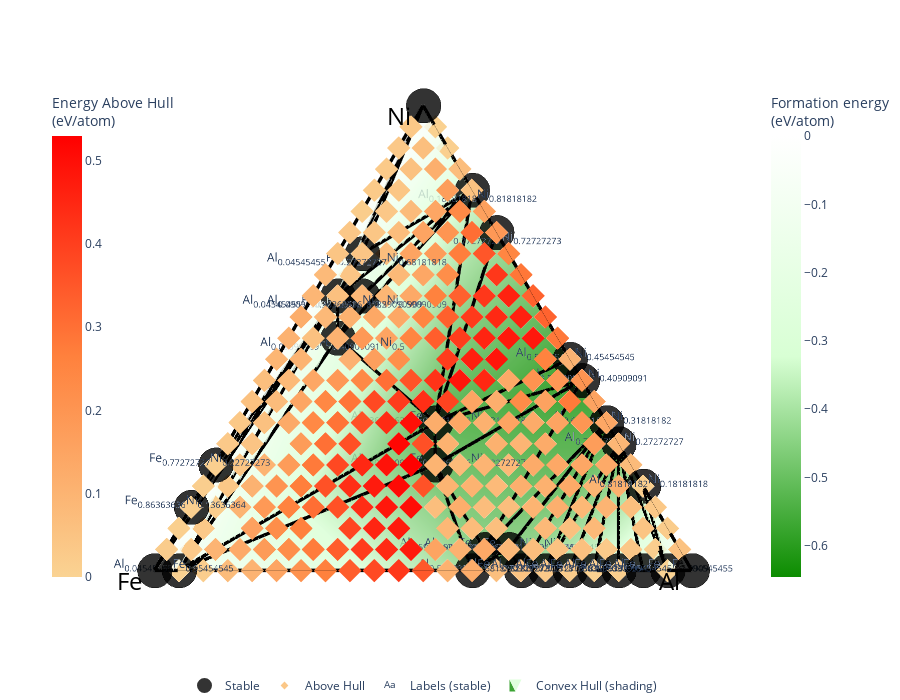

The notebook cell saved with this chart:
### Markdown cell above
## Ploting

### Code cell
# Load the data
merged_df = pd.read_csv('poscar_concentrations_updated_with_Formation_H.csv')

# Assuming the data contains 'Name', 'H_formation_column', and the concentration columns for elements
name_column = merged_df['Name']  # Replace with the actual column name if different
H_formation_column = 'Formation_H'  # Replace with the actual column name if different
element_columns = [col for col in merged_df.columns if 'Concentration (%)' in col]

# Create a list of ComputedEntry objects for Phase Diagram
entries = []

for _, row in merged_df.iterrows():
    # Create a composition dictionary for the current entry
    comp_dict = {element.split(' ')[0]: row[element] / 100 for element in element_columns if pd.notna(row[element])}
    
    # Create the Composition object
    composition = Composition.from_dict(comp_dict)
    
    # Get the formation energy value
    formation_energy = row[H_formation_column]
    
    # Create a ComputedEntry object
    entry = ComputedEntry(composition, formation_energy)
    entries.append(entry)



# Create the phase diagram from the entries
PD = PhaseDiagram(entries)

# Plot the phase diagram using PDPlotter
plotter = PDPlotter(PD, show_unstable=True)

# Display the plot
plotter.get_plot().show()
plt.savefig('plot.png', dpi=300)  # Replace 300 with your desired DPI

### Figure 1 — Plotly figure (JSON) as saved in the notebook; plotly's stock layout.template omitted (floating-point values rounded to 4 significant figures; data arrays with more than 128 entries replaced by an {"elided": "..."} marker saying what was removed)
{"data": [{"hoverinfo": "none", "line": {"color": "rgba(0,0,0,1.0)", "width": 7}, "mode": "lines", "showlegend": false, "type": "scatter3d", "x": {"elided": "189 float values"}, "y": {"elided": "189 float values"}, "z": {"elided": "189 float values"}}, {"hoverinfo": "none", "line": {"color": "rgba (0, 0, 0, 0.4)", "dash": "solid", "width": 1}, "mode": "lines", "showlegend": false, "type": "scatter3d", "x": [0.866, 0, null, 0.866, 0, null, 0.866, 0, null, 0.866, 0, null, 0, 0, null, 0, 0, null, 0.866, 0.866, null, 0, 0, null, 0, 0, null], "y": [0.5, 1, null, 0.5, 1, null, 0.5, 0, null, 0.5, 0, null, 1, 0, null, 1, 0, null, 0.5, 0.5, null, 1, 1, null, 0, 0, null], "z": [0, 0, null, -0.6458, -0.6458, null, 0, 0, null, -0.6458, -0.6458, null, 0, 0, null, -0.6458, -0.6458, null, 0, -0.6458, null, 0, -0.6458, null, 0, -0.6458, null]}, {"colorbar": {"len": 0.75, "title": {"text": "Formation energy<br>(eV/atom)"}, "x": 0.9}, "colorscale": [[0, "#0c8c00"], [0.5, "#d8ffd4"], [1, "#ffffff"]], "flatshading": true, "hoverinfo": "none", "i": [32, 32, 24, 24, 61, 11, 61, 11, 11, 61, 11, 11, 134, 98, 195, 134, 195, 24, 24, 211, 195, 11, 0, 195, 202, 202, 237, 237, 212, 237, 212, 224, 204, 204, 224], "intensity": {"elided": "241 float values"}, "j": [61, 24, 11, 11, 98, 0, 9, 9, 9, 30, 30, 30, 176, 176, 150, 150, 150, 150, 150, 202, 202, 2, 2, 204, 204, 204, 225, 225, 235, 235, 228, 228, 218, 218, 218], "k": [134, 134, 239, 32, 134, 238, 238, 238, 61, 32, 32, 61, 187, 134, 196, 187, 187, 134, 196, 196, 196, 239, 11, 187, 195, 211, 240, 212, 232, 212, 232, 212, 211, 212, 212], "lighting": {"ambient": 1, "diffuse": 0}, "name": "Convex Hull (shading)", "opacity": 0.8, "showlegend": true, "type": "mesh3d", "x": {"elided": "241 float values"}, "y": {"elided": "241 float values"}, "z": {"elided": "241 float values"}}, {"hoverinfo": "skip", "mode": "text", "name": "Labels (stable)", "opacity": 1, "showlegend": true, "text": ["Al<sub>0.63636364</sub>Fe<sub>0.31818182</sub>Ni<sub>0.04545455</sub>", "Al<sub>0.68181818</sub>Ni<sub>0.31818182</sub>", "Al<sub>0.18181818</sub>Ni<sub>0.81818182</sub>", "Al<sub>0.81818182</sub>Fe<sub>0.18181818</sub>", "Al<sub>0.86363636</sub>Fe<sub>0.13636364</sub>", "Al<sub>0.09090909</sub>Fe<sub>0.31818182</sub>Ni<sub>0.59090909</sub>", "Al<sub>0.36363636</sub>Fe<sub>0.31818182</sub>Ni<sub>0.31818182</sub>", "Fe<sub>0.77272727</sub>Ni<sub>0.22727273</sub>", "Fe<sub>0.86363636</sub>Ni<sub>0.13636364</sub>", "Al<sub>0.09090909</sub>Fe<sub>0.40909091</sub>Ni<sub>0.5</sub>", "Al<sub>0.04545455</sub>Fe<sub>0.27272727</sub>Ni<sub>0.68181818</sub>", "Al<sub>0.04545455</sub>Fe<sub>0.36363636</sub>Ni<sub>0.59090909</sub>", "Al<sub>0.27272727</sub>Ni<sub>0.72727273</sub>", "Al<sub>0.59090909</sub>Fe<sub>0.36363636</sub>Ni<sub>0.04545455</sub>", "Al<sub>0.90909091</sub>Fe<sub>0.09090909</sub>", "Al<sub>0.95454545</sub>Fe<sub>0.04545455</sub>", "Al<sub>0.72727273</sub>Fe<sub>0.27272727</sub>", "Al<sub>0.77272727</sub>Fe<sub>0.22727273</sub>", "Al<sub>0.72727273</sub>Ni<sub>0.27272727</sub>", "Al<sub>0.40909091</sub>Fe<sub>0.36363636</sub>Ni<sub>0.22727273</sub>", "Al<sub>0.59090909</sub>Ni<sub>0.40909091</sub>", "Al<sub>0.54545455</sub>Ni<sub>0.45454545</sub>", "Al<sub>0.59090909</sub>Fe<sub>0.40909091</sub>", "Al<sub>0.04545455</sub>Fe<sub>0.95454545</sub>", "Al<sub>0.68181818</sub>Fe<sub>0.31818182</sub>", "Al<sub>0.81818182</sub>Ni<sub>0.18181818</sub>"], "textposition": ["middle center", "middle center", "middle center", "middle center", "middle center", "middle center", "middle center", "middle center", "middle center", "middle center", "middle center", "middle center", "middle center", "middle center", "middle center", "middle center", "middle center", "middle center", "middle center", "middle center", "middle center", "middle center", "middle center", "middle center", "middle center", "middle center"], "type": "scatter3d", "visible": true, "x": [0.04936, 0.2856, 0.6986, 0.01, 0.01, 0.5017, 0.2856, 0.2068, 0.1281, 0.423, 0.5805, 0.5017, 0.6198, 0.04936, 0.01, 0.01, 0.01, 0.01, 0.2462, 0.2068, 0.3643, 0.4036, 0.01, 0.01, 0.01, 0.1675], "y": [0.3309, 0.1491, 0.3991, 0.1718, 0.1264, 0.6236, 0.4673, 0.8964, 0.9418, 0.6691, 0.6236, 0.6691, 0.3536, 0.3764, 0.08091, 0.03545, 0.2627, 0.2173, 0.1264, 0.4673, 0.1945, 0.2173, 0.3991, 0.9645, 0.3082, 0.08091], "z": [-0.406, -0.5392, -0.2752, -0.2588, -0.2121, -0.1607, -0.5026, 0.05299, 0.05368, -0.1676, -0.07679, -0.09372, -0.3654, -0.4102, -0.1583, -0.09152, -0.3424, -0.3034, -0.48, -0.4672, -0.5812, -0.5625, -0.3808, -0.03947, -0.3705, -0.3004]}, {"hoverinfo": "text", "hoverlabel": {"font": {"size": 14}}, "hovertext": {"elided": "8630 str values"}, "marker": {"color": {"elided": "8630 float values"}, "colorbar": {"len": 0.75, "title": {"text": "Energy Above Hull<br>(eV/atom)"}, "x": 0.05}, "colorscale": [[0, "#fad393"], [0.5, "#ff813d"], [1, "#ff0000"]], "size": 6, "symbol": "diamond"}, "mode": "markers", "name": "Above Hull", "showlegend": true, "type": "scatter3d", "x": {"elided": "8630 float values"}, "y": {"elided": "8630 float values"}, "z": {"elided": "8630 float values"}}, {"error_z": {"array": [0, 0, 0, 0, 0, 0, 0, 0, 0, 0, 0, 0, 0, 0, 0, 0, 0, 0, 0, 0, 0, 0, 0, 0, 0, 0, 0, 0, 0], "color": "darkgray", "thickness": 5, "type": "data", "width": 10}, "hoverinfo": "text", "hoverlabel": {"font": {"size": 14}}, "hovertext": ["Al<sub>0.63636364</sub>Fe<sub>0.31818182</sub>Ni<sub>0.04545455</sub> (None) <br> -0.471 eV/atom", "Al<sub>0.68181818</sub>Ni<sub>0.31818182</sub> (None) <br> -0.604 eV/atom", "Al<sub>0.18181818</sub>Ni<sub>0.81818182</sub> (None) <br> -0.34 eV/atom", "Ni (None) <br> 0.0 eV/atom", "Al<sub>0.81818182</sub>Fe<sub>0.18181818</sub> (None) <br> -0.323 eV/atom", "Al<sub>0.86363636</sub>Fe<sub>0.13636364</sub> (None) <br> -0.277 eV/atom", "Al<sub>0.09090909</sub>Fe<sub>0.31818182</sub>Ni<sub>0.59090909</sub> (None) <br> -0.225 eV/atom", "Al<sub>0.36363636</sub>Fe<sub>0.31818182</sub>Ni<sub>0.31818182</sub> (None) <br> -0.567 eV/atom", "Fe<sub>0.77272727</sub>Ni<sub>0.22727273</sub> (None) <br> -0.012 eV/atom", "Fe<sub>0.86363636</sub>Ni<sub>0.13636364</sub> (None) <br> -0.011 eV/atom", "Al<sub>0.09090909</sub>Fe<sub>0.40909091</sub>Ni<sub>0.5</sub> (None) <br> -0.232 eV/atom", "Al<sub>0.04545455</sub>Fe<sub>0.27272727</sub>Ni<sub>0.68181818</sub> (None) <br> -0.141 eV/atom", "Al<sub>0.04545455</sub>Fe<sub>0.36363636</sub>Ni<sub>0.59090909</sub> (None) <br> -0.158 eV/atom", "Al<sub>0.27272727</sub>Ni<sub>0.72727273</sub> (None) <br> -0.43 eV/atom", "Al<sub>0.59090909</sub>Fe<sub>0.36363636</sub>Ni<sub>0.04545455</sub> (None) <br> -0.475 eV/atom", "Al<sub>0.90909091</sub>Fe<sub>0.09090909</sub> (None) <br> -0.223 eV/atom", "Al<sub>0.95454545</sub>Fe<sub>0.04545455</sub> (None) <br> -0.156 eV/atom", "Al<sub>0.72727273</sub>Fe<sub>0.27272727</sub> (None) <br> -0.407 eV/atom", "Al<sub>0.77272727</sub>Fe<sub>0.22727273</sub> (None) <br> -0.368 eV/atom", "Al<sub>0.72727273</sub>Ni<sub>0.27272727</sub> (None) <br> -0.545 eV/atom", "Al<sub>0.40909091</sub>Fe<sub>0.36363636</sub>Ni<sub>0.22727273</sub> (None) <br> -0.532 eV/atom", "Al<sub>0.59090909</sub>Ni<sub>0.40909091</sub> (None) <br> -0.646 eV/atom", "Al<sub>0.54545455</sub>Ni<sub>0.45454545</sub> (None) <br> -0.627 eV/atom", "Al<sub>0.59090909</sub>Fe<sub>0.40909091</sub> (None) <br> -0.445 eV/atom", "Al<sub>0.04545455</sub>Fe<sub>0.95454545</sub> (None) <br> -0.104 eV/atom", "Al<sub>0.68181818</sub>Fe<sub>0.31818182</sub> (None) <br> -0.435 eV/atom", "Al (None) <br> 0.0 eV/atom", "Fe (None) <br> 0.0 eV/atom", "Al<sub>0.81818182</sub>Ni<sub>0.18181818</sub> (None) <br> -0.365 eV/atom"], "marker": {"color": "black", "line": {"color": "black", "width": 3}, "opacity": 0.8, "size": 12}, "mode": "markers", "name": "Stable", "showlegend": true, "type": "scatter3d", "x": [0.03936, 0.2756, 0.7086, 0.866, 0, 0, 0.5117, 0.2756, 0.1968, 0.1181, 0.433, 0.5905, 0.5117, 0.6298, 0.03936, 0, 0, 0, 0, 0.2362, 0.1968, 0.3543, 0.3936, 0, 0, 0, 0, 0, 0.1575], "y": [0.3409, 0.1591, 0.4091, 0.5, 0.1818, 0.1364, 0.6136, 0.4773, 0.8864, 0.9318, 0.6591, 0.6136, 0.6591, 0.3636, 0.3864, 0.09091, 0.04545, 0.2727, 0.2273, 0.1364, 0.4773, 0.2045, 0.2273, 0.4091, 0.9545, 0.3182, 0, 1, 0.09091], "z": [-0.471, -0.604, -0.34, 0, -0.323, -0.277, -0.225, -0.567, -0.012, -0.011, -0.232, -0.141, -0.158, -0.43, -0.475, -0.223, -0.156, -0.407, -0.368, -0.545, -0.532, -0.646, -0.627, -0.445, -0.104, -0.435, 0, 0, -0.365]}], "layout": {"autosize": true, "height": 700, "hovermode": "closest", "legend": {"orientation": "h", "traceorder": "reversed", "x": 0.5, "xanchor": "center", "y": 0, "yanchor": "top"}, "margin": {"b": 10, "l": 0, "pad": 0, "r": 0, "t": 0}, "paper_bgcolor": "rgba(0,0,0,0)", "plot_bgcolor": "rgba(0,0,0,0)", "scene": {"annotations": [{"align": "center", "font": {"color": "#000000", "size": 24}, "opacity": 1, "showarrow": false, "text": "Ni", "x": 0.866, "xanchor": "right", "xshift": -10, "y": 0.5, "yanchor": "auto", "yshift": -10, "z": -0.5812}, {"align": "center", "font": {"color": "#000000", "size": 24}, "opacity": 1, "showarrow": false, "text": "Al", "x": 0, "xanchor": "right", "xshift": -10, "y": 0, "yanchor": "auto", "yshift": -10, "z": -0.5812}, {"align": "center", "font": {"color": "#000000", "size": 24}, "opacity": 1, "showarrow": false, "text": "Fe", "x": 0, "xanchor": "right", "xshift": -10, "y": 1, "yanchor": "auto", "yshift": -10, "z": -0.5812}, {"opacity": 0, "text": "", "x": 1, "y": 1, "z": 0}], "aspectratio": {"x": 1.7, "y": 1.7, "z": 1.2}, "camera": {"center": {"x": -0.1, "y": 0, "z": -0.15}, "eye": {"x": -0.1, "y": 0, "z": 2.5}, "projection": {"type": "orthographic"}}, "xaxis": {"autorange": true, "showaxeslabels": false, "showgrid": false, "showline": false, "showspikes": false, "showticklabels": false, "ticks": "", "visible": false, "zeroline": false}, "yaxis": {"autorange": true, "showaxeslabels": false, "showgrid": false, "showline": false, "showspikes": false, "showticklabels": false, "ticks": "", "visible": false, "zeroline": false}, "zaxis": {"autorange": true, "showaxeslabels": false, "showgrid": false, "showline": false, "showspikes": false, "showticklabels": false, "ticks": "", "visible": false, "zeroline": false}}, "showlegend": true}}
